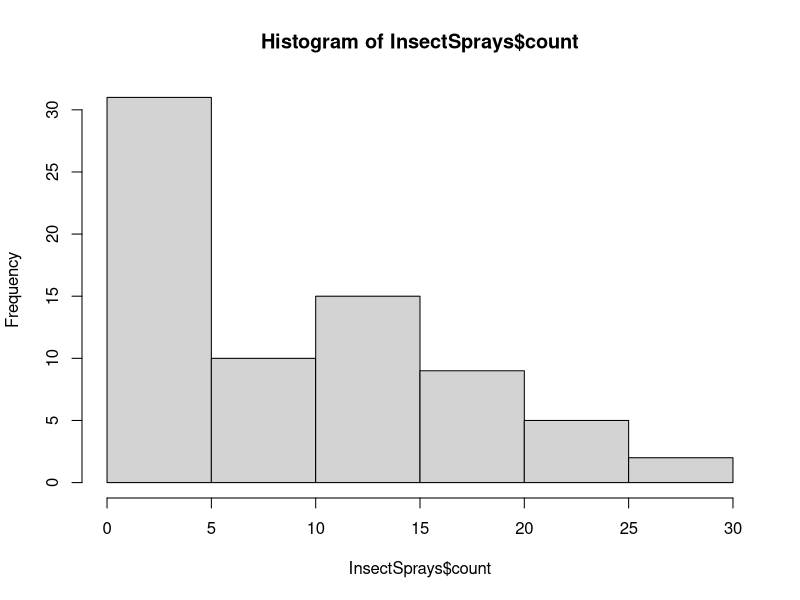
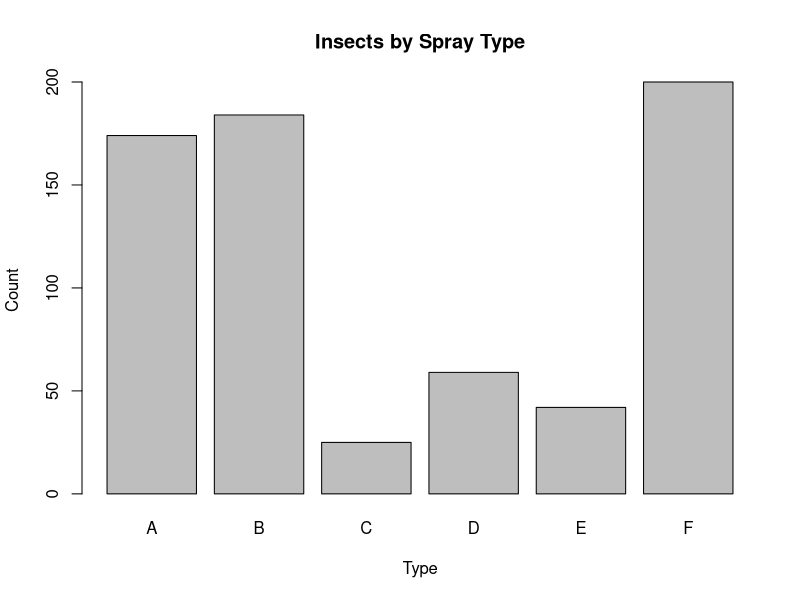
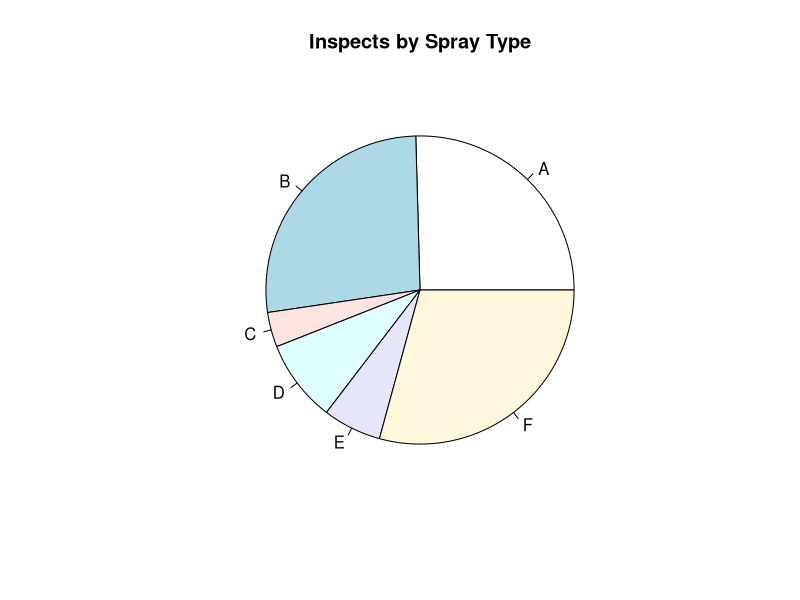
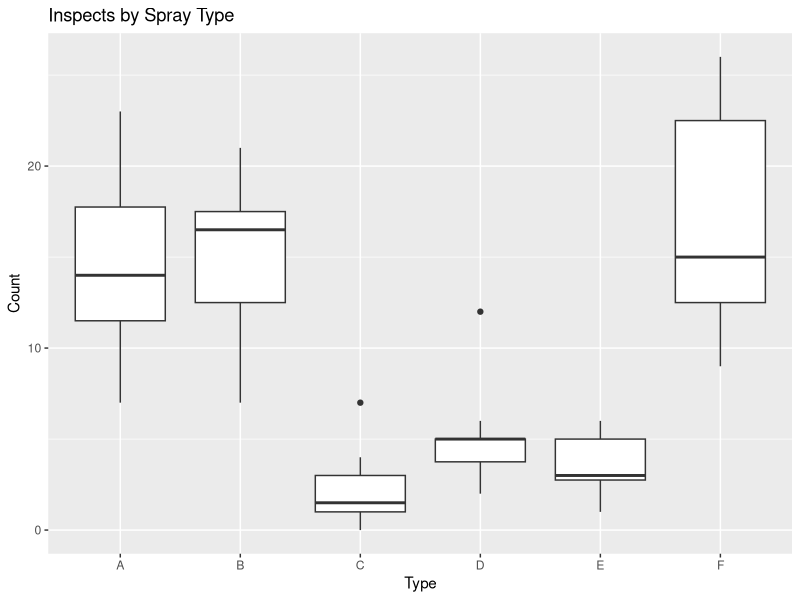
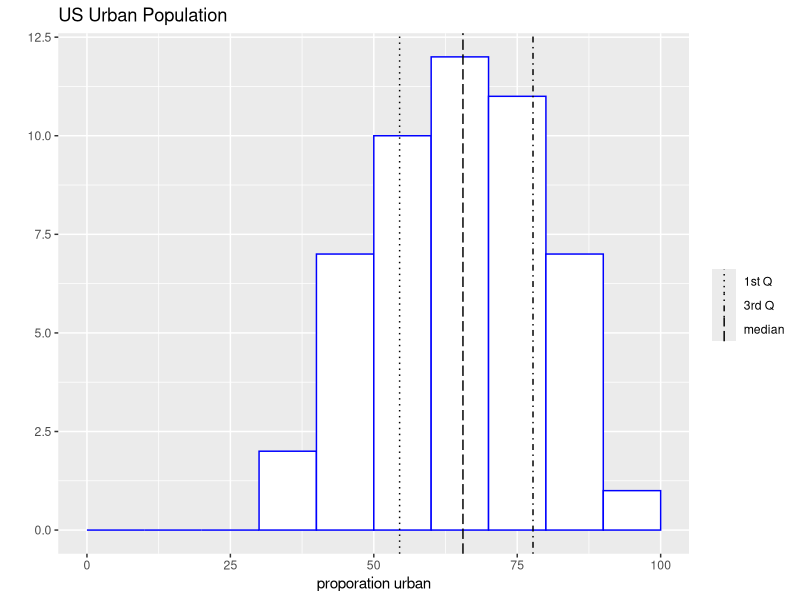
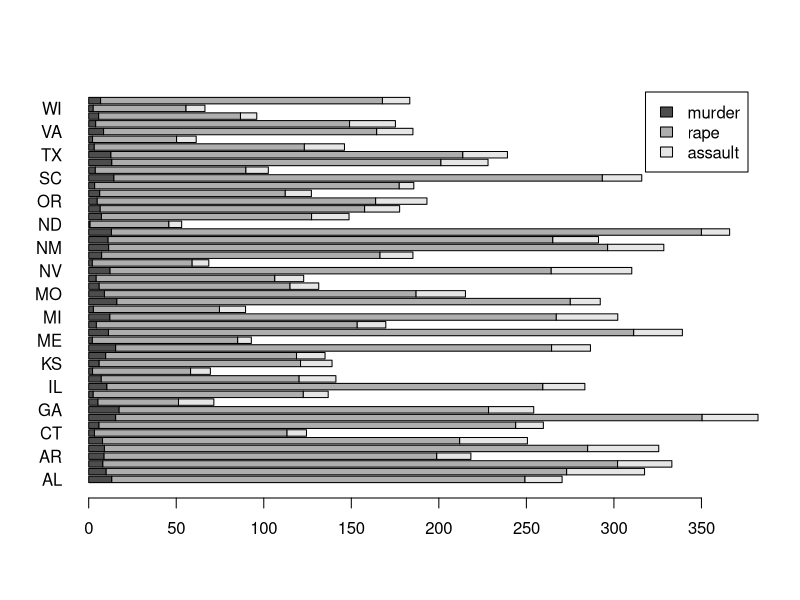
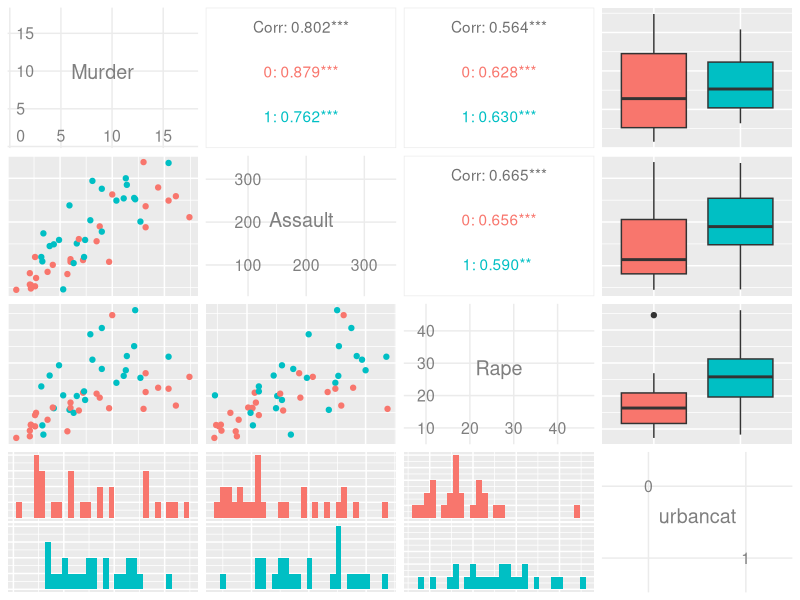

R code for these plots, in order:
# 14.1
hist(InsectSprays$count)

insect.spray <- levels(InsectSprays$spray)
insect.count <- tapply(InsectSprays$count, InsectSprays$spray, sum)
barplot(insect.count, names.arg = insect.spray,
        xlab = "Type", ylab = "Count", main = "Insects by Spray Type")
pie(insect.count, labels = insect.spray, main = "Inspects by Spray Type")

library(ggplot2)
qplot(InsectSprays$spray, InsectSprays$count, geom = "boxplot",
      xlab = "Type", ylab = "Count", main = "Inspects by Spray Type")

qplot(USArrests$UrbanPop, geom = "blank",
      main = "US Urban Population", xlab = "proporation urban") +
  geom_histogram(color = "blue", fill = "white",
                 breaks = seq(0, 100, 10), closed = "right") +
  geom_vline(mapping = aes(xintercept = c(
    quantile(USArrests$UrbanPop, .25),
    mean(USArrests$UrbanPop),
    quantile(USArrests$UrbanPop, .75)),
    linetype = factor(c("1st Q", "median", "3rd Q"))),
    show.legend = TRUE) +
  scale_linetype_manual(values = 3:5) +
  labs(linetype = "")

barplot(t(as.matrix(USArrests[,-3])), names.arg = state.abb,
        horiz = TRUE, las = 1, legend.text = c("murder","rape","assault"))

urbancat <- rep(0, 50)
urbancat[USArrests$UrbanPop > median(USArrests$UrbanPop)] <- 1
urbancat <- factor(urbancat)

g <- USArrests[, -3]
g$urbancat <- urbancat

library(GGally)
ggpairs(g, aes(col = urbancat), axisLabels = "internal")

# skipped i - k